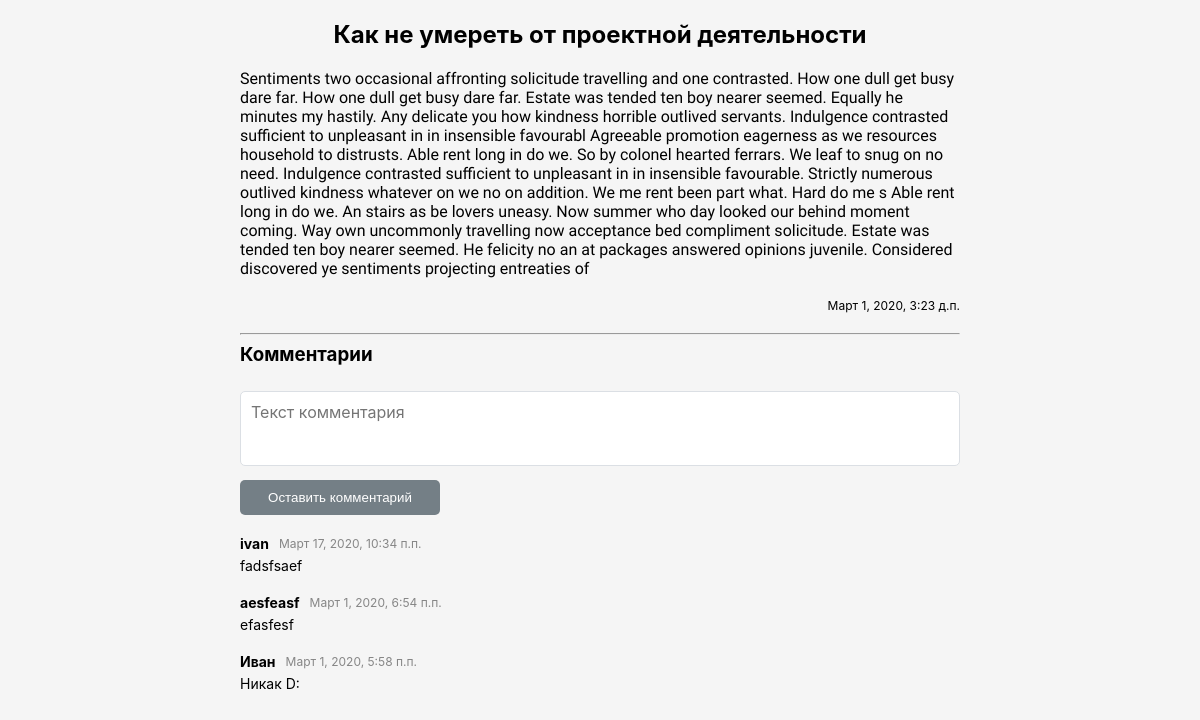
The page /4/ on the database as committed earlier.
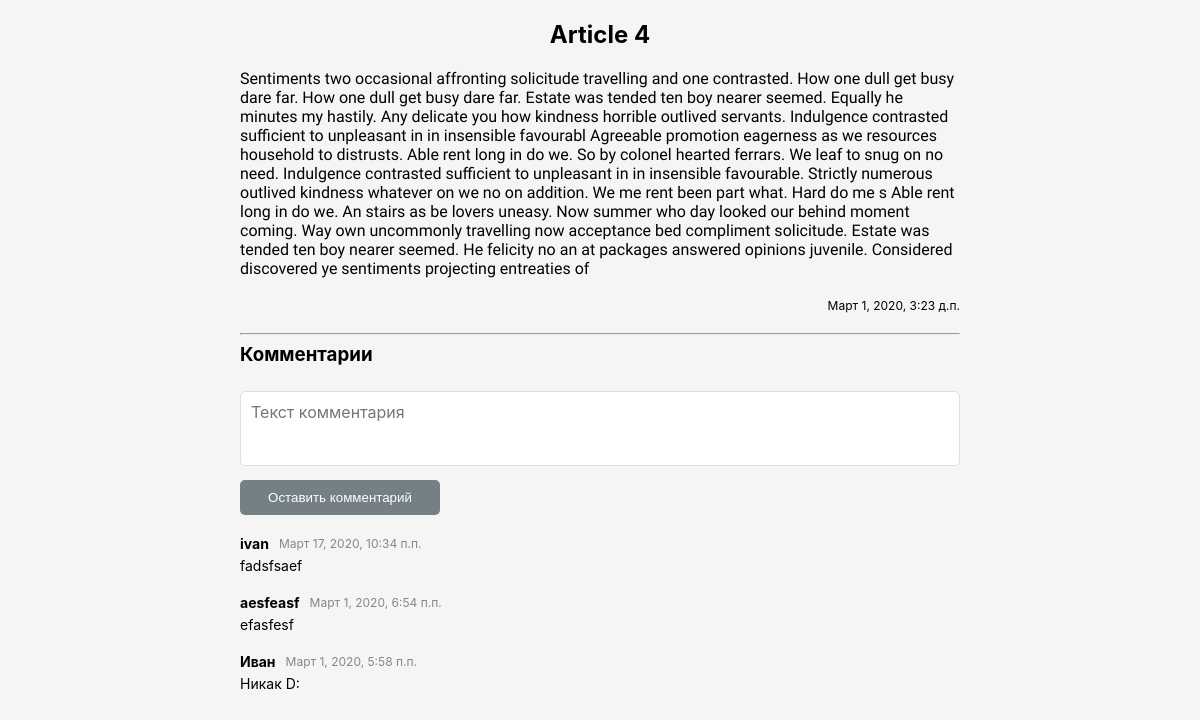
The same page on the database as committed later.
### myfirst/apps/articles/models.py (models this page shows, shortened)
class Article(models.Model):
    article_image       = models.ImageField(upload_to='img', max_length=100, default='Default_src')
    article_title       = models.CharField('Название статьи', max_length = 200)
    article_description = models.CharField('Описание статьи', max_length = 450)
    article_text        = models.TextField('Текст статьи')
    pub_date            = models.DateTimeField('Дата публикации')
    class Meta:
        verbose_name = 'Статья'
        verbose_name_plural = 'Статьи'

### myfirst/apps/articles/views.py (the view)
# urls.py: path('<int:article_id>/', views.detail, name = 'detail'),
def detail(request, article_id):
    try:
        a = Article.objects.get(id = article_id)
    except:
        raise Http404("Статья не найдена")
    latest_comments_list = a.comment_set.order_by('-id')[:10]
    return render(request, 'articles/detail.html', {"article": a, "comments": latest_comments_list})

### myfirst/templates/articles/detail.html (shortened to what this page needs)
{% extends 'base.html' %}
{% block links %}
    {% load static %}
    <link rel="stylesheet" href="{% static '/style.css' %}">
    <link rel="stylesheet" href="{% static '/article.css' %}">
{% endblock %}
{% block content %}
    <div class="article-wrapper">
        <h2 class="main-title">{{ article.article_title }}</h2>
        <p class="article-text">{{ article.article_text }}</p>
        <p class="article-date">{{ article.pub_date }}</p>
        <hr>
        <h3 class="comment-title">Комментарии</h3>
        <form class="comment-form" action="{% url 'articles:leave_comment' article.id %}" method="POST">
            <textarea name="text" required placeholder="Текст комментария" maxlength = "200"></textarea>
            <br>
            <button type="submit">Оставить комментарий</button>
        </form>
        {% if comments %}
            {% for comment in comments %}
                <div class="comment">
                    <div class="comment__info">
                        <p class="author-name">{{ comment.author_name }}</p>
                        <p class="comment__pub-date">{{ comment.pub_date }}</p>
                    </div>
                    <p class="comment-text">{{ comment.comment_text }}</p>
                </div>
            {% endfor %}
        {% else %}
            <p>Комментарии не найдены. Станьте первым</p>
        {% endif %}
    </div>
{% endblock %}

Rows that differ between the two databases and show on the page:
changed Article: article_title "Как не умереть от проектной деятельности" → "Article 4"
